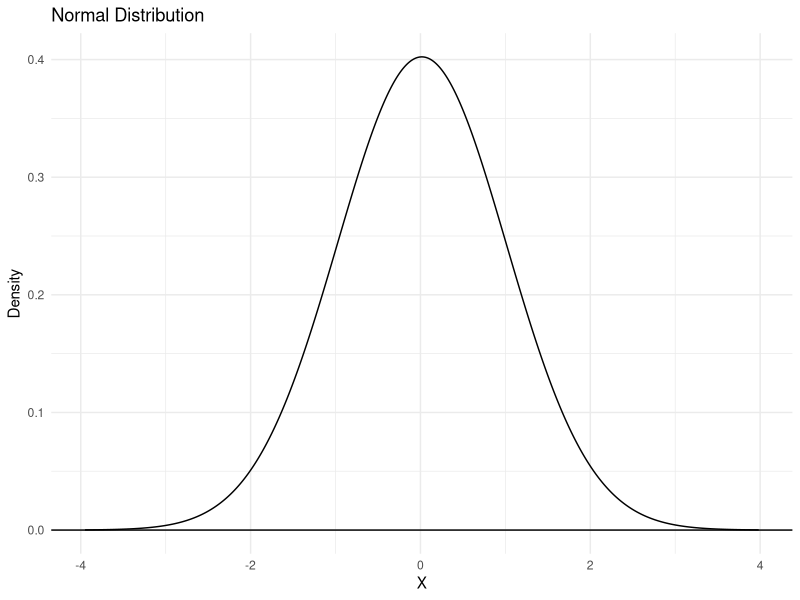
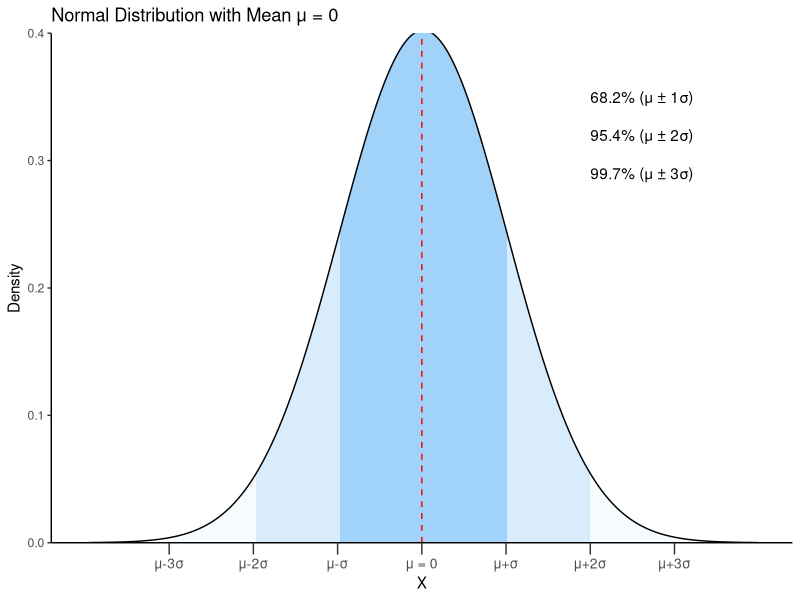
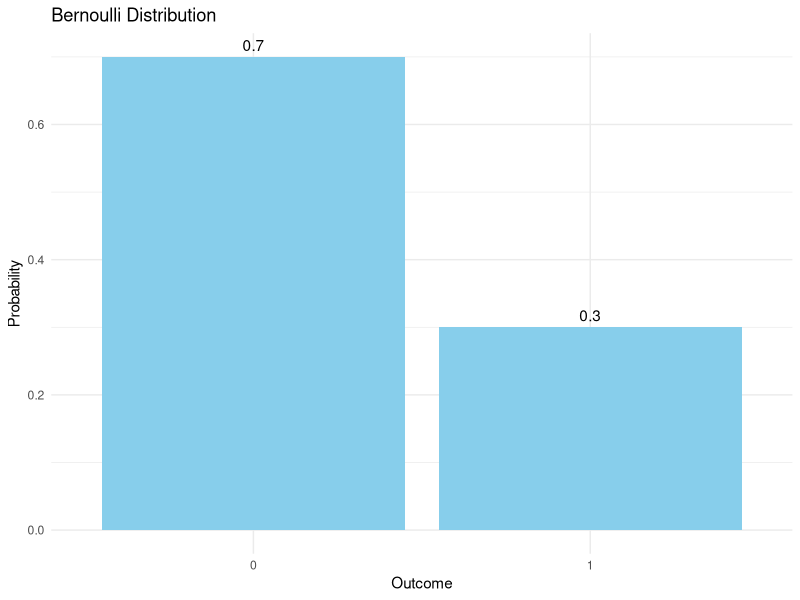

The R script that drew these images, in order:
## ---- chunk 1

# Libraries
library("readxl")
library("tidyverse")
library("ggthemes")

# Load data from working directory
#cl.order <- read_xlsx("Paquot_Larsson_2020_data.xlsx")

## ---- chunk 2

# Step 1: Generate data from a normal distribution
set.seed(123) # for reproducibility
data <- rnorm(1000, mean = 0, sd = 1)

# Step 2: Calculate mean and standard deviation
mean_val <- mean(data)
sd_val <- sd(data)

# Step 3: Create a data frame for plotting
x_values <- seq(mean_val - 4*sd_val, mean_val + 4*sd_val, length.out = 1000)
y_values <- dnorm(x_values, mean = mean_val, sd = sd_val)
plot_data <- data.frame(x = x_values, y = y_values)

#Step 4: Plot the normal distribution curve
ggplot(plot_data, aes(x = x, y = y)) +
  geom_line() +
  geom_hline(yintercept = 0) +
  labs(title = "Normal Distribution",
       x = "X",
       y = "Density") +
  theme_minimal()

## ---- chunk 3
# Load required libraries
library(ggplot2)

# Step 1: Generate data from a normal distribution
set.seed(123)
data <- rnorm(1000, mean = 0, sd = 1)

# Step 2: Calculate mean and standard deviation
mean_val <- mean(data)
sd_val <- sd(data)

# Step 3: Create a data frame for plotting
x_values <- seq(mean_val - 4*sd_val, mean_val + 4*sd_val, length.out = 1000)
y_values <- dnorm(x_values, mean = mean_val, sd = sd_val)
plot_data <- data.frame(x = x_values, y = y_values)

# Create breaks and labels for x-axis
x_breaks <- c(-3, -2, -1, 0, 1, 2, 3)
x_labels <- c("μ-3σ", "μ-2σ", "μ-σ", "μ = 0", "μ+σ", "μ+2σ", "μ+3σ")

# Step 4: Create the plot with multiple layers
ggplot(plot_data, aes(x = x, y = y)) +
  # Add shaded areas for standard deviations
  stat_function(
    fun = dnorm,
    args = list(mean = mean_val, sd = sd_val),
    xlim = c(mean_val - 3*sd_val, mean_val + 3*sd_val),
    geom = "area",
    fill = "#E3F2FD",
    alpha = 0.3
  ) +
  stat_function(
    fun = dnorm,
    args = list(mean = mean_val, sd = sd_val),
    xlim = c(mean_val - 2*sd_val, mean_val + 2*sd_val),
    geom = "area",
    fill = "#90CAF9",
    alpha = 0.3
  ) +
  stat_function(
    fun = dnorm,
    args = list(mean = mean_val, sd = sd_val),
    xlim = c(mean_val - sd_val, mean_val + sd_val),
    geom = "area",
    fill = "#2196F3",
    alpha = 0.3
  ) +
  # Add the normal distribution curve
  geom_line() +
  # Add vertical line for mean
  geom_vline(xintercept = 0, color = "red", linetype = "dashed") +
  # Add legend annotations
  annotate("text", x = 2, y = 0.35, label = "68.2% (μ ± 1σ)", hjust = 0) +
  annotate("text", x = 2, y = 0.32, label = "95.4% (μ ± 2σ)", hjust = 0) +
  annotate("text", x = 2, y = 0.29, label = "99.7% (μ ± 3σ)", hjust = 0) +
  # Customize the theme and labels
  labs(
    title = "Normal Distribution with Mean μ = 0",
    x = "X",
    y = "Density"
  ) +
  theme_classic() +
  theme(
    plot.title = element_text(hjust = 0),
    panel.grid.major = element_blank(),
    panel.grid.minor = element_blank(),
    panel.background = element_blank(),
    plot.background = element_blank(),
    axis.text.x = element_text(size = 10),  # Show x-axis text
    axis.ticks.length.x = unit(3, "mm")     # Longer tick marks
  ) +
  # Set appropriate axis limits
  coord_cartesian(xlim = c(-4, 4), ylim = c(0, 0.4)) +
  # Add custom breaks and labels
  scale_x_continuous(breaks = x_breaks, labels = x_labels) +
  scale_y_continuous(expand = c(0, 0), limits = c(0, 1))
  

## ---- chunk 4

#Step 1: Define the probability of success
p <- 0.3  # You can change this value to see different scenarios

# Step 2: Create a data frame for the Bernoulli distribution
bernoulli_data <- data.frame(
  outcome = c(0, 1),
  probability = c(1 - p, p)
)

# Step 3: Plot the Bernoulli distribution
ggplot(bernoulli_data, aes(x = factor(outcome), y = probability)) +
  geom_bar(stat = "identity", fill = "skyblue") +
  geom_text(aes(label = round(probability, 2)), vjust = -0.5) +
  labs(title = "Bernoulli Distribution",
       x = "Outcome",
       y = "Probability") +
  theme_minimal()

